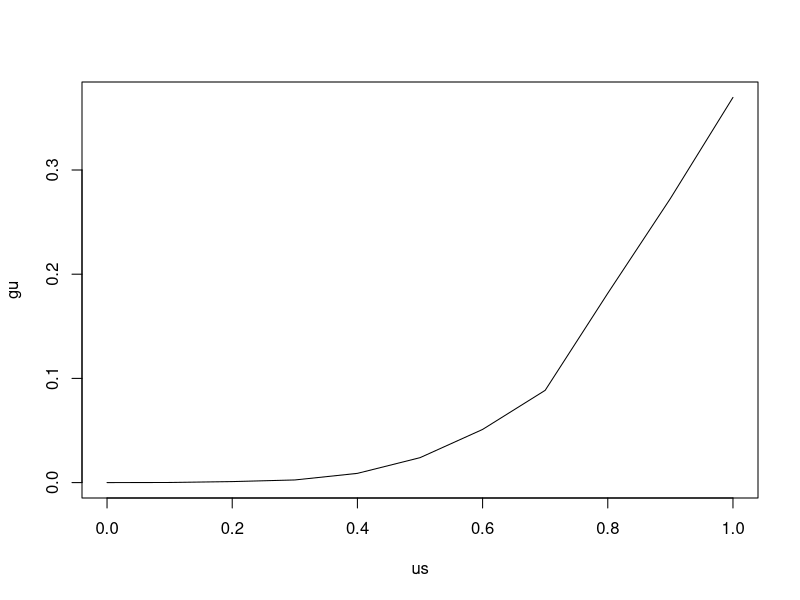
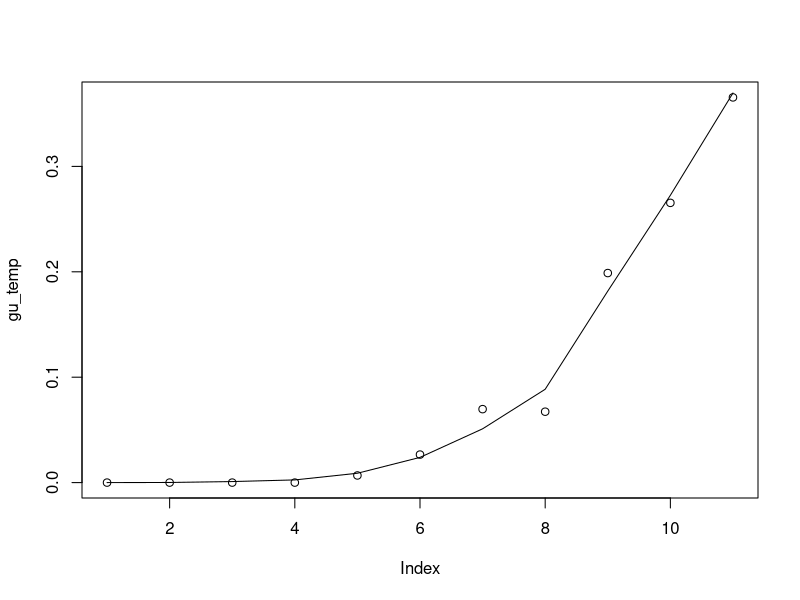
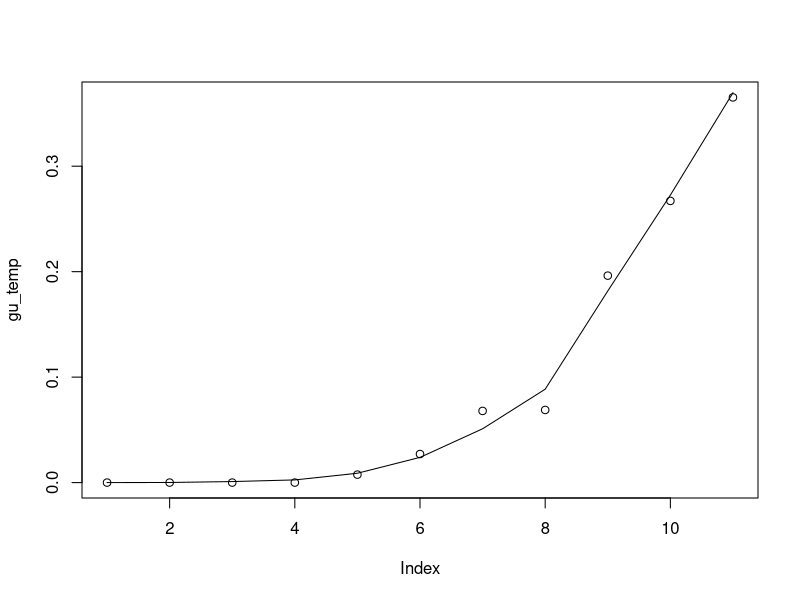
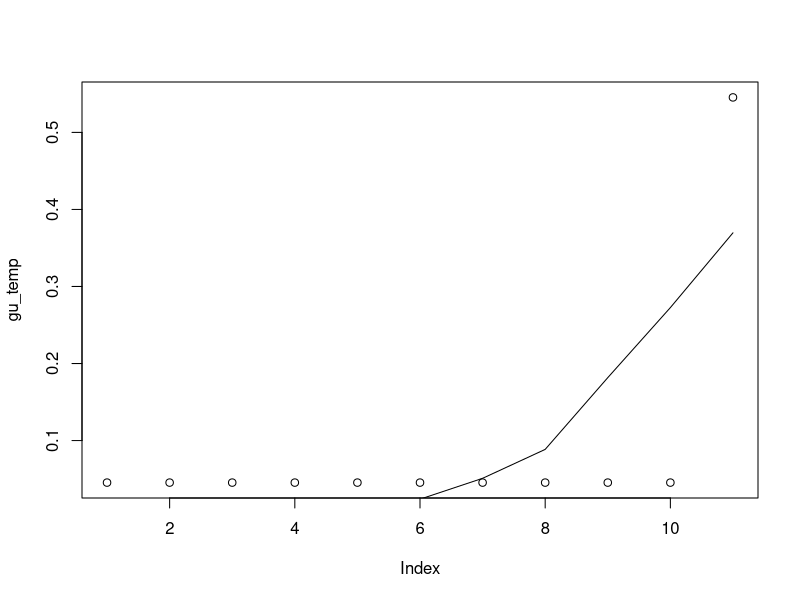
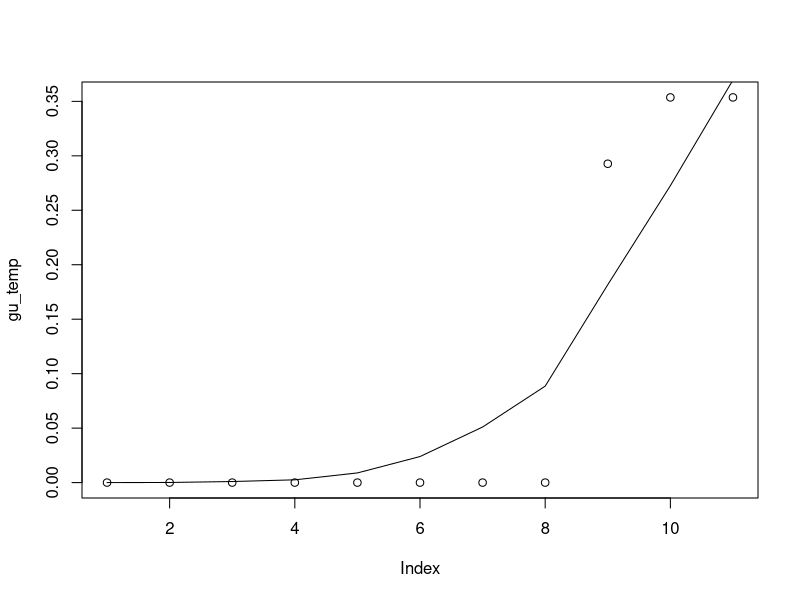

Generate these figures, in order, with R:
library(nloptr)

binmom <- function(succ, tot, k) {
  choose(succ, k)/choose(tot, k)
}

## Generate data
n <- 1000
us <- seq(0, 1, 0.1)
gu <- cumsum(runif(length(us)) * (1:length(us))^4)
gu <- gu/sum(gu)
plot(us, gu, type = "l")
usamp <- sample(us, n, TRUE, prob = gu)
k <- 20
Ys <- rbinom(n, k, usamp)
(ws <- sapply(0:k, function(i) sum(Ys == i)))
(momK <- mean(binmom(Ys, k, k)))
usk <- us^k

disp_solution <- function(gu_temp) {
  print(c(new = of_gu(gu_temp), true = of_gu(gu)))
  plot(gu_temp)
  lines(gu)
}

## Setup objective function
binprobs <- matrix(0, k + 1, length(us))
for (i in 1:length(us)) binprobs[, i] <- dbinom(0:k, k, us[i])
of_gu <- function(gu) {
  ft <- binprobs %*% gu
  -sum(ws * log(ft))
}
gof <- function(gu) {
  ft <- binprobs %*% gu
  -as.numeric(t(binprobs) %*% (ws/ft))
}

## Initial objective value
gu_unif <- rep(1/length(us), length(us))
of_gu(gu)
of_gu(gu_unif)


## MPLE unconstrained
t1 <- proc.time()
res <- nloptr(gu_unif, of_gu, eval_grad_f = gof, 
              lb = 0 * us, ub = 0 * us + 1, 
              eval_g_ineq = function(gu) sum(gu) - 1, 
              eval_jac_g_ineq = function(gu) 0 * gu + 1, 
              opts = list(algorithm = "NLOPT_LD_SLSQP",
                          xtol_rel = 1.0e-8,
                          print_level = 2,
                          check_derivatives = TRUE,
                          check_derivatives_print = "all"))
(t2u <- proc.time() - t1)
# print(res)
gu_temp <- res$solution
disp_solution(res$solution)


## MPLE moment constraint
t1 <- proc.time()
res <- nloptr(gu_unif, of_gu, eval_grad_f = gof, 
              lb = 0 * us, ub = 0 * us + 1, 
              eval_g_ineq = function(gu) sum(gu) - 1, 
              eval_jac_g_ineq = function(gu) 0 * gu + 1, 
              eval_g_eq = function(gu) sum(gu * usk) - momK,
              eval_jac_g_eq = function(gu) usk,
              opts = list(algorithm = "NLOPT_LD_SLSQP",
                          xtol_rel = 1.0e-8,
                          print_level = 2,
                          check_derivatives = TRUE,
                          check_derivatives_print = "all"))
(t2mom <- proc.time() - t1)
# print(res)
gu_temp <- res$solution
c(sum(gu_temp * usk), momK)
disp_solution(res$solution)


## MPLE monotonic constraint
ll <- length(us)
mat <- matrix(0, ll - 1, ll)
cmat <- (row(mat) == col(mat)) - (row(mat) == (col(mat) - 1))
eval_g_ineq_mono = function(gu) c(sum(gu) - 1, gu[-ll] - gu[-1])
eval_jac_g_ineq_mono = function(gu) rbind(0 * gu + 1, cmat)

t1 <- proc.time()
res <- nloptr(gu_unif, of_gu, eval_grad_f = gof, 
              lb = 0 * us, ub = 0 * us + 1, 
              eval_g_ineq = eval_g_ineq_mono, 
              eval_jac_g_ineq = eval_jac_g_ineq_mono, 
              # eval_g_eq = function(gu) sum(gu * usk) - momK,
              # eval_jac_g_eq = function(gu) usk,
              opts = list(algorithm = "NLOPT_LD_SLSQP",
                          xtol_rel = 1.0e-8,
                          print_level = 2,
                          check_derivatives = TRUE,
                          check_derivatives_print = "all"))
(t2mono <- proc.time() - t1)
# print(res)
gu_temp <- res$solution
c(sum(gu_temp * usk), momK)
disp_solution(res$solution)



## MPLE 2 constraint
ll <- length(us)
mat <- matrix(0, ll - 1, ll)
cmat <- (row(mat) == col(mat)) - (row(mat) == (col(mat) - 1))
eval_g_ineq_mono = function(gu) c(sum(gu) - 1, gu[-ll] - gu[-1])
eval_jac_g_ineq_mono = function(gu) rbind(0 * gu + 1, cmat)

t1 <- proc.time()
res <- nloptr(gu_unif, of_gu, eval_grad_f = gof, 
              lb = 0 * us, ub = 0 * us + 1, 
              eval_g_ineq = eval_g_ineq_mono, 
              eval_jac_g_ineq = eval_jac_g_ineq_mono, 
              eval_g_eq = function(gu) sum(gu * usk) - momK,
              eval_jac_g_eq = function(gu) usk,
              opts = list(algorithm = "NLOPT_LD_SLSQP",
                          xtol_rel = 1.0e-8,
                          print_level = 2,
                          check_derivatives = TRUE,
                          check_derivatives_print = "all"))
(t2c2 <- proc.time() - t1)
# print(res)
gu_temp <- res$solution
c(sum(gu_temp * usk), momK)
disp_solution(res$solution)

